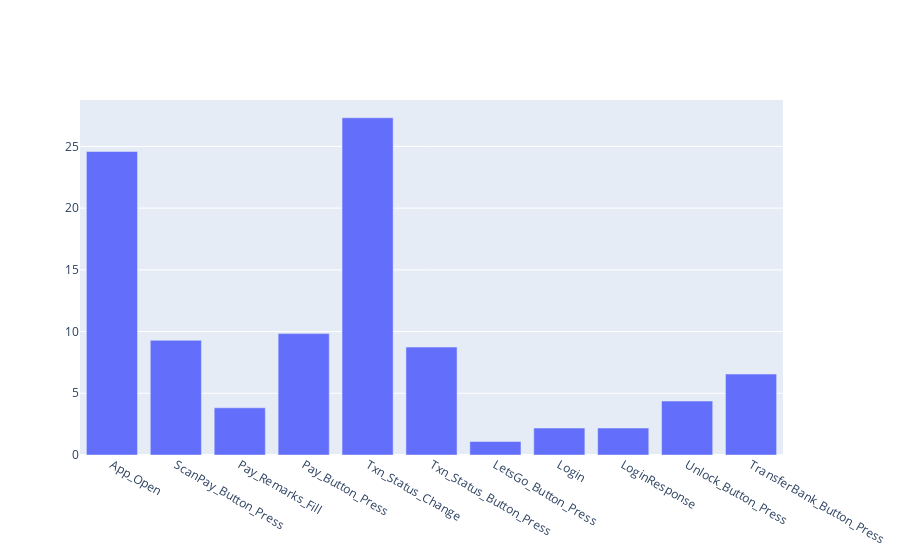

The notebook cell this image was saved under:
### Code cell
import plotly.graph_objects as go

pers = actn_per(uniq_actn)

fig = go.Figure([go.Bar(x=uniq_actn, y=pers)])
fig.show()

### Figure 1 — Plotly figure (JSON) as saved in the notebook; plotly's stock layout.template omitted (floating-point values rounded to 4 significant figures)
{"data": [{"type": "bar", "x": ["App_Open", "ScanPay_Button_Press", "Pay_Remarks_Fill", "Pay_Button_Press", "Txn_Status_Change", "Txn_Status_Button_Press", "LetsGo_Button_Press", "Login", "LoginResponse", "Unlock_Button_Press", "TransferBank_Button_Press"], "y": [24.59, 9.29, 3.825, 9.836, 27.32, 8.743, 1.093, 2.186, 2.186, 4.372, 6.557]}], "layout": {}}
